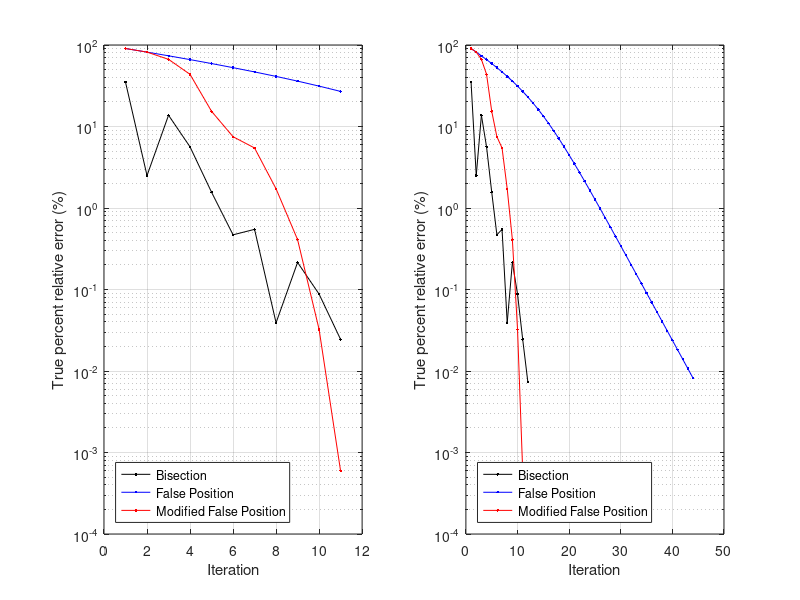

Write the MATLAB code that produced this figure.
clear all; clc; close all;

load e5d6_bisec
bet=et*100;
load e5d6_fpm
fet=et*100;
load e5d6_mfpm
mfet=et*100;

N=11;
figure
subplot(121)
semilogy(1:N,abs(bet(1:N)),'.-k',1:N,abs(fet(1:N)),'.-b',1:N,abs(mfet(1:N)),'.-r')
xlabel('Iteration')
ylabel('True percent relative error (%)')
grid on
legend('Bisection','False Position','Modified False Position','Location','SouthWest')
subplot(122)
semilogy(1:length(bet),abs(bet),'.-k',1:length(fet),abs(fet),'.-b',1:length(mfet),abs(mfet),'.-r')
xlabel('Iteration')
ylabel('True percent relative error (%)')
grid on
legend('Bisection','False Position','Modified False Position','Location','SouthWest')